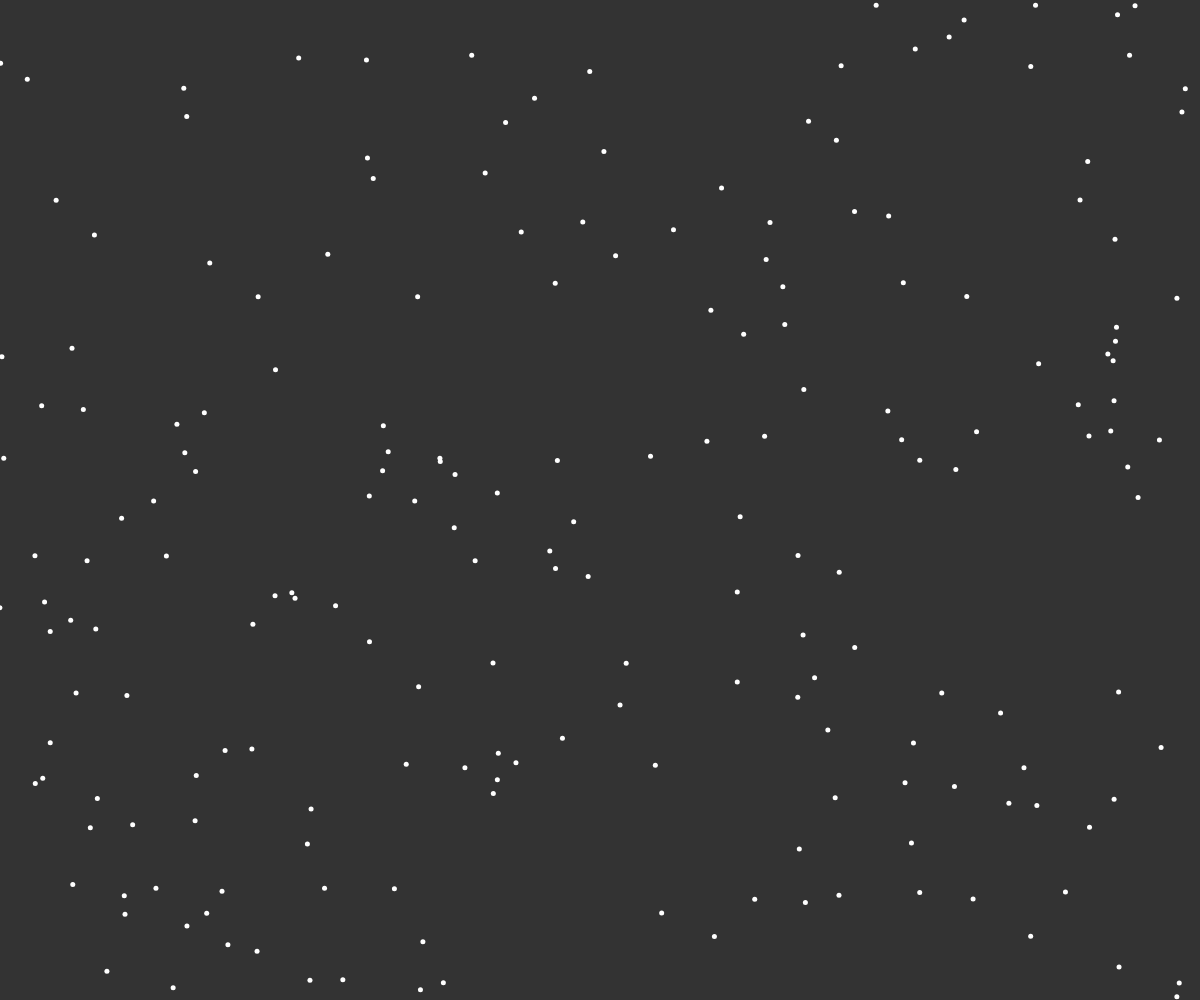
Frame 1 (no input)
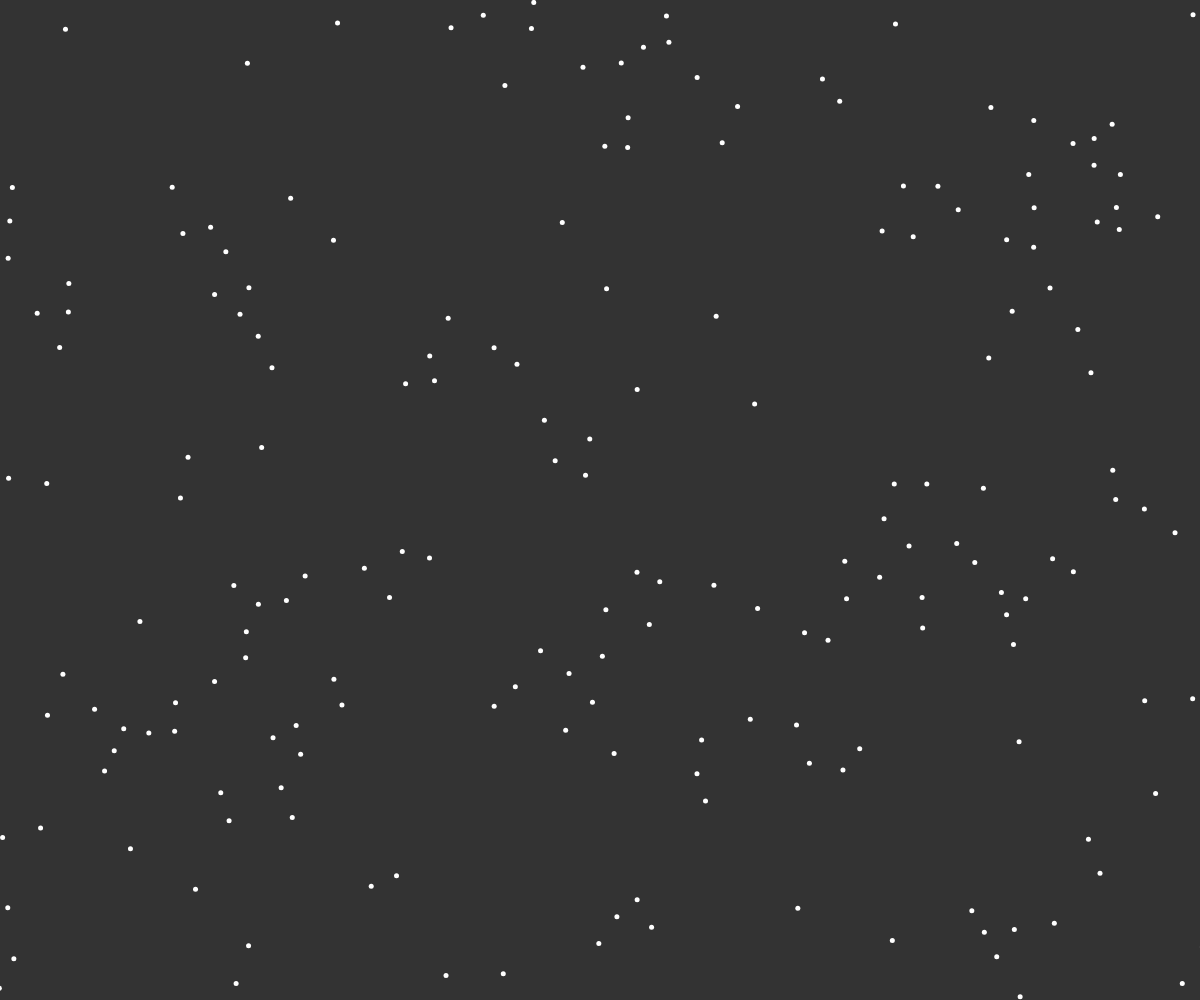
Frame 60 (no input)
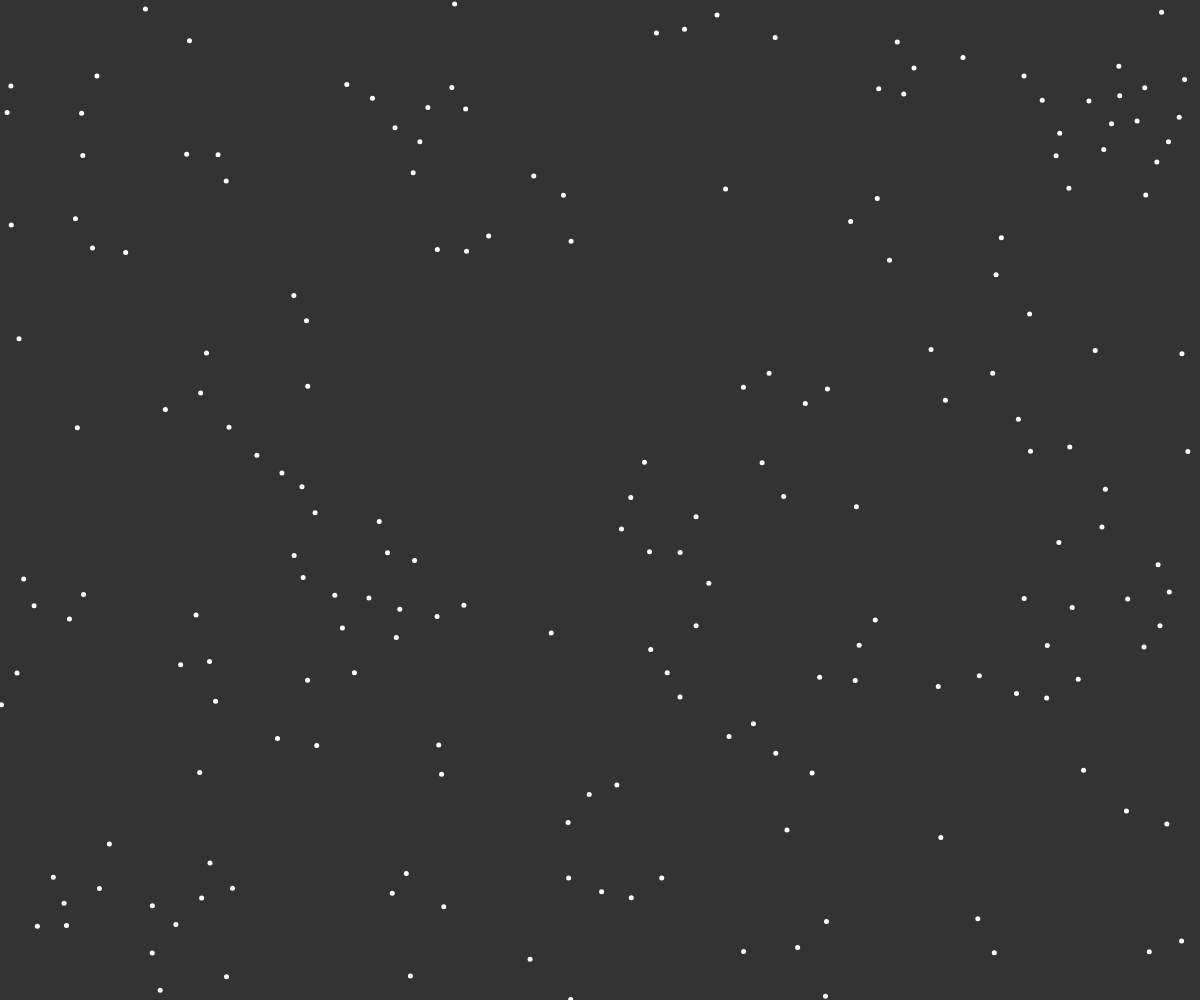
Frame 120 (the mouse pressed at the canvas centre since frame 60)

The p5.js sketch that drew these frames (run headless with seeded random() and noise() and a simulated clock; from frame 60 on, the mouse is pressed at the canvas centre):

// p5.js sketch
// ── sketch.js
// Actual P5.js code goes here
let flock =new Flock();

function setup() {
    createCanvas(windowWidth, windowHeight);

    for (let i = 0; i < 200; i++) {
        flock.addBoid(new Boid());
    }
    
}

function draw() {
    background(51);
    flock.run();
}

// ── boid.js
class Boid {
    constructor() {
        this.position = createVector(windowWidth / 2, windowHeight / 2);
        this.velocity = createVector();
        this.acceleration = createVector();

        this.r = 4.0;
        this.maxforce = 0.05;
        this.maxspeed = 1;

        this.velocity = p5.Vector.random2D();
        this.velocity.setMag(random(2, 4));

        this.position.x = random(width);
        this.position.y = random(height);
    }

    applyForce(force) {
        this.acceleration.add(force);
    }

    flock(boids) {
        let sep = this.separate(boids);
        let ali = this.align(boids);
        let coh = this.cohesion(boids);

        sep.mult(1.5);
        ali.mult(1.0);
        coh.mult(1.0);

        this.applyForce(sep);
        this.applyForce(ali);
        this.applyForce(coh);
    }

    update() {
        this.velocity.add(this.acceleration);
        this.velocity.limit(4);
        this.position.add(this.velocity);
        this.acceleration.mult(0);
    }

    // A method that calculates and applies a steering force towards a target
    // STEER = DESIRED MINUS VELOCITY
    seek(target) {
        let desired = p5.Vector.sub(target, this.position); // A vector pointing from the position to the target
        // Normalize desired and scale to maximum speed
        desired.normalize();
        desired.mult(4);

        // Steering = Desired minus Velocity
        return p5.Vector
            .sub(desired, this.velocity)
            .limit(this.maxforce);
    }

    separate(boids) {
        let desiredSeparation = 25.0;
        let steer = createVector(0, 0);
        let count = 0;
        // For every boid in the system, check if it's too close
        boids.forEach((other) => {
            let d = p5.Vector.dist(this.position, other.position);
            
            // If the distance is greater than 0 and less than an arbitrary amount (0 when you are yourself)
            if (d > 0 && d < desiredSeparation) {
                // Calculate vector pointing away from neighbor
                let diff = p5.Vector.sub(this.position, other.position);
                diff.normalize();
                diff.div(d); // Weight by distance
                steer.add(diff);
                count++; // Keep track of how many
            }
        });
        // Average -- divide by how many
        if (count > 0) {
            steer.div(count);
        }

        // As long as the vector is greater than 0
        if (steer.mag() > 0) {
            // Implement Reynolds: Steering = Desired - Velocity
            steer.normalize();
            steer.mult(4);
            steer.sub(this.velocity);
            steer.limit(1);
        }

        return steer;
    }

    // Alignment
    // For every nearby boid in the system, calculate the average velocity
    align(boids) {
        let neighborDist = 50;
        let sum = createVector(0, 0);
        let count = 0;

        boids.forEach((other) => {
            let d = p5.Vector.dist(this.position, other.position);

            if (d > 0 && d < neighborDist) {
                sum.add(other.velocity);
                count++;
            }
        });

        if (count > 0) {
            sum.div(count);
            sum.normalize();
            sum.mult(4);

            // Steering = Desired - Velocity
            return p5.Vector
                .sub(sum, this.velocity)
                .limit(this.maxforce);
        }

        return createVector(0, 0);
    }

    // Cohesion
    // For the average location (i.e. center) of all nearby boids, calculate steering vector towards that location
    cohesion(boids) {
        let neighborDist = 50;
        let sum = createVector(0, 0); // Start with empty vector to accumulate all locations
        let count = 0;

        boids.forEach((other) => {
            let d = p5.Vector.dist(this.position, other.position);

            if (d > 0 && d < neighborDist) {
                sum.add(other.position); // Add location
                count++;
            }
        });

        if (count > 0) {
            sum.div(count);

            return this.seek(sum); // Steer towards the location
        } 
        
        return createVector(0, 0);
    }

    borders() {
        if (this.position.x < -this.r) this.position.x = width + this.r;
        if (this.position.y < -this.r) this.position.y = height + this.r;
        if (this.position.x > width + this.r) this.position.x = -this.r;
        if (this.position.y > height + this.r) this.position.y = -this.r;
    }

    show() {
        strokeWeight(5);
        stroke(255);
        point(this.position.x, this.position.y);
    }

    run(boids) {
        this.flock(boids);
        this.update();
        this.borders();
        this.show();
    }
}

// ── flock.js
class Flock {

    constructor() {
        this.boids = [];
    }
    
    run() {
        this.boids.forEach(boid => {
            boid.run(this.boids);
        });
    }
    
    addBoid(b) {
        this.boids.push(b);
    }

}
